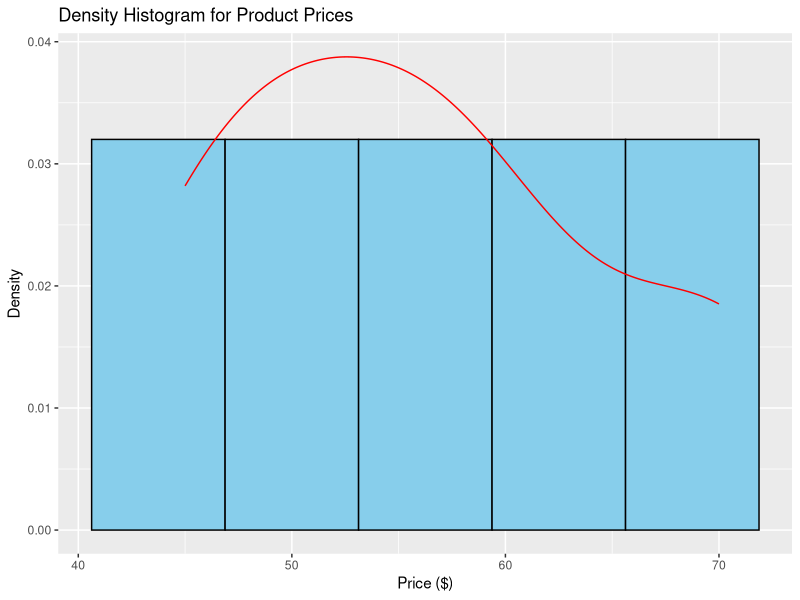
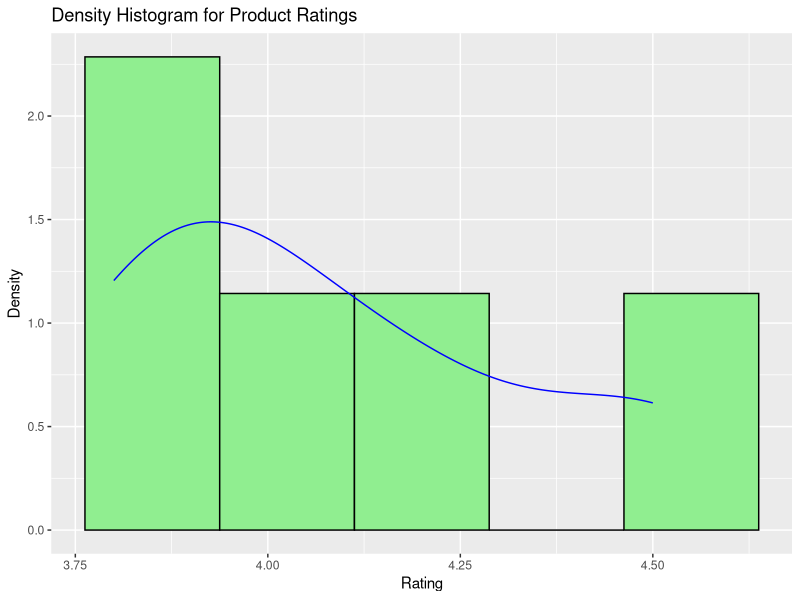

Generate these figures, in order, with R:
library(ggplot2)
survey_data <- data.frame(
  Product = c("A", "B", "C", "D", "E"),
  Price = c(50, 70, 60, 45, 55),
  Rating = c(4.2, 3.8, 4.0, 4.5, 3.9),
  Age_Group = c("25-35", "35-45", "18-25", "45-55", "25-35")
)
ggplot(survey_data, aes(x = Price)) +
  geom_histogram(aes(y = ..density..), bins = 5, fill = "skyblue", color = "black") +
  geom_density(color = "red") +
  labs(title = "Density Histogram for Product Prices", x = "Price ($)", y = "Density")
ggplot(survey_data, aes(x = Rating)) +
  geom_histogram(aes(y = ..density..), bins = 5, fill = "lightgreen", color = "black") +
  geom_density(color = "blue") +
  labs(title = "Density Histogram for Product Ratings", x = "Rating", y = "Density")
